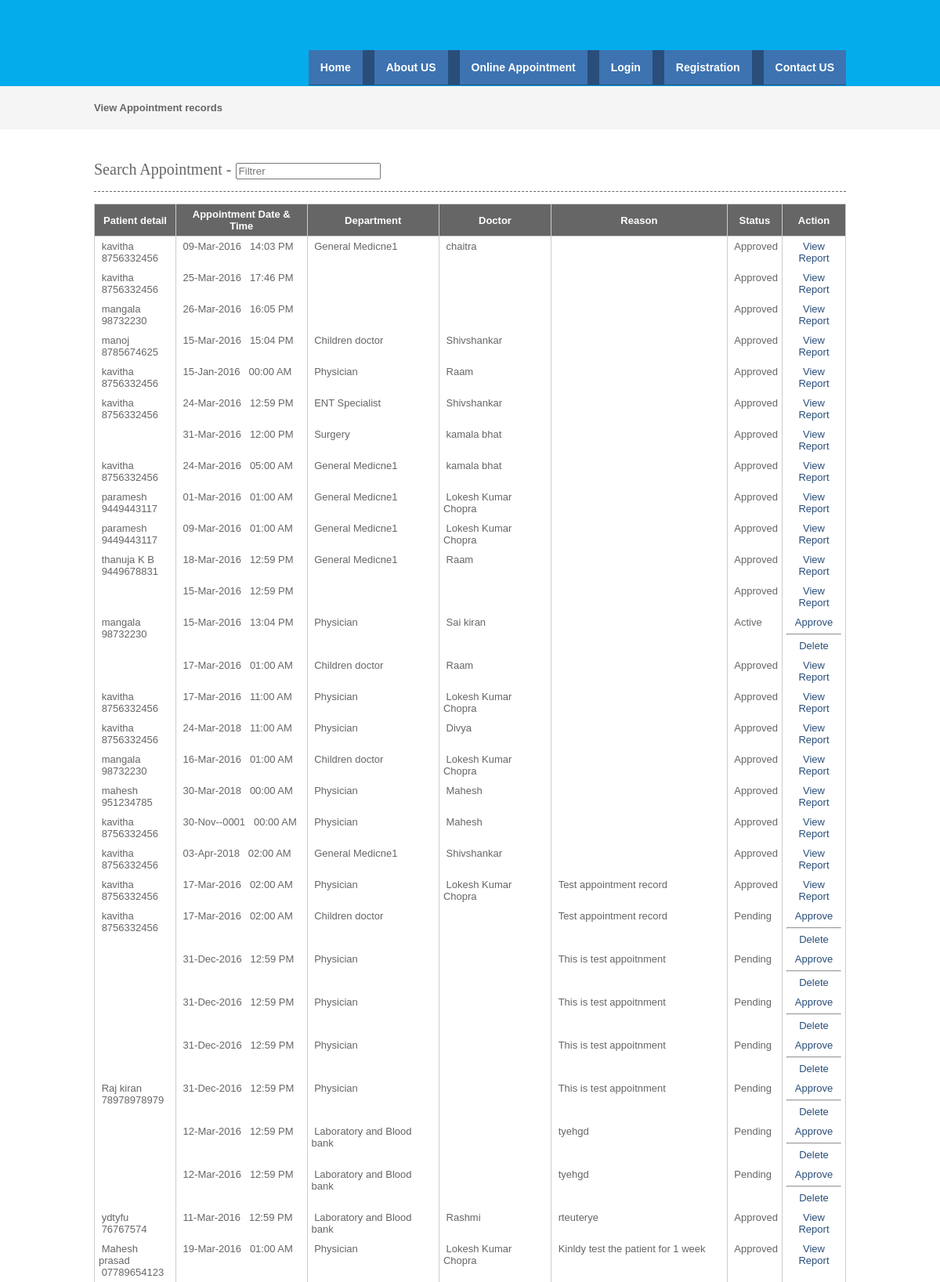
Page /viewappointment.php (upper part) on the committed database.
### tables this page shows
CREATE TABLE `appointment` (
  `appointmentid` int(10) NOT NULL,
  `appointmenttype` varchar(25) NOT NULL,
  `patientid` int(10) NOT NULL,
  `roomid` int(10) NULL,
  `departmentid` int(10) NOT NULL,
  `appointmentdate` date NOT NULL,
  `appointmenttime` time NOT NULL,
  `doctorid` int(10) NOT NULL,
  `status` varchar(10) NOT NULL,
  `app_reason` text NOT NULL
);

CREATE TABLE `patient` (
  `patientid` int(10) NOT NULL,
  `patientname` varchar(50) NOT NULL,
  `admissiondate` date NOT NULL,
  `admissiontime` time NOT NULL,
  `address` varchar(250) NOT NULL,
  `mobileno` varchar(15) NOT NULL,
  `city` varchar(25) NOT NULL,
  `pincode` varchar(20) NOT NULL,
  `loginid` varchar(50) NOT NULL,
  `password` varchar(25) NOT NULL,
  `bloodgroup` varchar(20) NOT NULL,
  `gender` varchar(10) NOT NULL,
  `dob` date NOT NULL,
  `status` varchar(10) NOT NULL
);

CREATE TABLE `department` (
  `departmentid` int(10) NOT NULL,
  `departmentname` varchar(100) NOT NULL,
  `description` text NOT NULL,
  `status` varchar(10) NOT NULL
);

CREATE TABLE `doctor` (
  `doctorid` int(10) NOT NULL,
  `doctorname` varchar(50) NOT NULL,
  `mobileno` varchar(15) NOT NULL,
  `departmentid` int(10) NOT NULL,
  `loginid` varchar(25) NOT NULL,
  `password` varchar(25) NOT NULL,
  `status` varchar(10) NOT NULL,
  `education` varchar(25) NOT NULL,
  `experience` float(11,1) NOT NULL,
  `consultancy_charge` float(10,2) NOT NULL
);

### viewappointment.php (the view, shortened to what this page needs)
<?php
include("header.php");
include("dbconnection.php");
?>
<div class="wrapper col2">
  <div id="breadcrumb">
    <ul>
      <li class="first">View Appointment records</li></ul>
  </div>
</div>
<div class="wrapper col4">
  <div id="container">
   <section class="container">
<h2>Search Appointment - <input type="search" class="light-table-filter" data-table="order-table" placeholder="Filtrer" /></h2>
    <table class="order-table">
      <thead>
        <tr>
          <th>Patient detail</th>
          <th>Appointment Date &  Time</th>
          <th>Department</th>
          <th>Doctor</th>
          <th>Reason</th>
          <th>Status</th>
          <th><div align="center">Action</div></th>
        </tr>
        </thead>
        <tbody>
          <?php
		$sql ="SELECT * FROM appointment WHERE (status !='')";
		$qsql = mysqli_query($con,$sql);
		while($rs = mysqli_fetch_array($qsql))
		{
			$sqlpat = "SELECT * FROM patient WHERE patientid='$rs[patientid]'";
			$qsqlpat = mysqli_query($con,$sqlpat);
			$rspat = mysqli_fetch_array($qsqlpat);
			$sqldept = "SELECT * FROM department WHERE departmentid='$rs[departmentid]'";
			$qsqldept = mysqli_query($con,$sqldept);
			$rsdept = mysqli_fetch_array($qsqldept);
			$sqldoc= "SELECT * FROM doctor WHERE doctorid='$rs[doctorid]'";
			$qsqldoc = mysqli_query($con,$sqldoc);
			$rsdoc = mysqli_fetch_array($qsqldoc);
        echo "<tr>
          <td>&nbsp;$rspat[patientname]<br>&nbsp;$rspat[mobileno]</td>
			 <td>&nbsp;" . date("d-M-Y",strtotime($rs[appointmentdate])) . " &nbsp; " . date("H:i A",strtotime($rs[appointmenttime])) . "</td>
		    <td>&nbsp;$rsdept[departmentname]</td>
			   <td>&nbsp;$rsdoc[doctorname]</td>
			    <td>&nbsp;$rs[app_reason]</td>
			    <td>&nbsp;$rs[status]</td>
          <td><div align='center'>";
		  if($rs[status] != "Approved")
		  {
				  if(!(isset($_SESSION['patientid'])))
				  {
						  echo "<a href='appointmentapproval.php?editid=$rs[appointmentid]'>Approve</a><hr>";
				  }
				 echo "  <a href='viewappointment.php?delid=$rs[appointmentid]'>Delete</a>";
		  }
		  else
		  {
				echo "<a href='patientreport.php?patientid=$rs[patientid]&appointmentid=$rs[appointmentid]'>View Report</a>";
		  }
		 echo "</center></td></tr>";
		}
		?>
      </tbody>
    </table>
    </section>
  </div>
</div>
<?php
include("footer.php");
?>

### layout/styles/layout.css (style rules this page uses)
html { overflow-y:scroll; }
body { margin:0; padding:0; font-size:13px; font-family:verdana, Arial, Helvetica, sans-serif; color:#FFFFFF; background-color:#4F473A; }
a { outline:none; text-decoration:none; }
div.wrapper { display:block; width:100%; margin:0; text-align:left; }
.col2 { color:#666666; background-color:#F5F5F5; }
.col3, .col4 { color:#666666; background-color:#FFFFFF; }
#head, #gallery, #breadcrumb, #container, #footer { display:block; position:relative; width:960px; margin:0 auto; }
#breadcrumb { padding:20px 0; }
#breadcrumb ul { margin:0; padding:0; list-style:none; }
#breadcrumb ul li { display:inline; }
#breadcrumb ul li.first { font-weight:bold; }
#container { padding:40px 0; }
#container h1, #container h2, #container h3, #container h4, #container h5, #container h6 { margin:0 0 15px 0; padding:0 0 15px 0; line-height:normal; font-weight:normal; font-size:20px; font-family:Georgia, "Times New Roman", Times, serif; border-bottom:1px dashed #666666; }
#container a { color:#294E79; background-color:#FFFFFF; }

### layout/styles/tables.css (style rules this page uses)
table { width:100%; border-collapse:collapse; table-layout:auto; vertical-align:top; margin-bottom:15px; border:1px solid #CCCCCC; }
table thead th { color:#FFFFFF; background-color:#666666; border:1px solid #CCCCCC; border-collapse:collapse; text-align:center; table-layout:auto; vertical-align:middle; }
table tbody td { vertical-align:top; border-collapse:collapse; border-left:1px solid #CCCCCC; border-right:1px solid #CCCCCC; }
table thead th, table tbody td { padding:5px; border-collapse:collapse; }

### rows in the picture
appointment: patientid.patientname "kavitha", patientid.mobileno "8756332456", appointmentdate "09-Mar-2016", appointmenttime "14:03 PM", departmentid.departmentname "General Medicne1", doctorid.doctorname "chaitra", status "Approved"
appointment: patientid.patientname "kavitha", patientid.mobileno "8756332456", appointmentdate "25-Mar-2016", appointmenttime "17:46 PM", status "Approved"
appointment: patientid.patientname "mangala", patientid.mobileno "98732230", appointmentdate "26-Mar-2016", appointmenttime "16:05 PM", status "Approved"
appointment: patientid.patientname "manoj", patientid.mobileno "8785674625", appointmentdate "15-Mar-2016", appointmenttime "15:04 PM", departmentid.departmentname "Children doctor", doctorid.doctorname "Shivshankar", status "Approved"
appointment: patientid.patientname "kavitha", patientid.mobileno "8756332456", appointmentdate "15-Jan-2016", appointmenttime "00:00 AM", departmentid.departmentname "Physician", doctorid.doctorname "Raam", status "Approved"
appointment: patientid.patientname "kavitha", patientid.mobileno "8756332456", appointmentdate "24-Mar-2016", appointmenttime "12:59 PM", departmentid.departmentname "ENT Specialist", doctorid.doctorname "Shivshankar", status "Approved"
appointment: appointmentdate "31-Mar-2016", appointmenttime "12:00 PM", departmentid.departmentname "Surgery", doctorid.doctorname "kamala bhat", status "Approved"
appointment: patientid.patientname "kavitha", patientid.mobileno "8756332456", appointmentdate "24-Mar-2016", appointmenttime "05:00 AM", departmentid.departmentname "General Medicne1", doctorid.doctorname "kamala bhat", status "Approved"
appointment: patientid.patientname "paramesh", patientid.mobileno "9449443117", appointmentdate "01-Mar-2016", appointmenttime "01:00 AM", departmentid.departmentname "General Medicne1", doctorid.doctorname "Lokesh Kumar Chopra", status "Approved"
appointment: patientid.patientname "paramesh", patientid.mobileno "9449443117", appointmentdate "09-Mar-2016", appointmenttime "01:00 AM", departmentid.departmentname "General Medicne1", doctorid.doctorname "Lokesh Kumar Chopra", status "Approved"
appointment: patientid.patientname "thanuja K B", patientid.mobileno "9449678831", appointmentdate "18-Mar-2016", appointmenttime "12:59 PM", departmentid.departmentname "General Medicne1", doctorid.doctorname "Raam", status "Approved"
appointment: appointmentdate "15-Mar-2016", appointmenttime "12:59 PM", status "Approved"
appointment: patientid.patientname "mangala", patientid.mobileno "98732230", appointmentdate "15-Mar-2016", appointmenttime "13:04 PM", departmentid.departmentname "Physician", doctorid.doctorname "Sai kiran", status "Active"
appointment: appointmentdate "17-Mar-2016", appointmenttime "01:00 AM", departmentid.departmentname "Children doctor", doctorid.doctorname "Raam", status "Approved"
appointment: patientid.patientname "kavitha", patientid.mobileno "8756332456", appointmentdate "17-Mar-2016", appointmenttime "11:00 AM", departmentid.departmentname "Physician", doctorid.doctorname "Lokesh Kumar Chopra", status "Approved"
appointment: patientid.patientname "kavitha", patientid.mobileno "8756332456", appointmentdate "24-Mar-2018", appointmenttime "11:00 AM", departmentid.departmentname "Physician", doctorid.doctorname "Divya", status "Approved"
appointment: patientid.patientname "mangala", patientid.mobileno "98732230", appointmentdate "16-Mar-2016", appointmenttime "01:00 AM", departmentid.departmentname "Children doctor", doctorid.doctorname "Lokesh Kumar Chopra", status "Approved"
appointment: patientid.patientname "mahesh", patientid.mobileno "951234785", appointmentdate "30-Mar-2018", appointmenttime "00:00 AM", departmentid.departmentname "Physician", doctorid.doctorname "Mahesh", status "Approved"
appointment: patientid.patientname "kavitha", patientid.mobileno "8756332456", appointmentdate "30-Nov--0001", appointmenttime "00:00 AM", departmentid.departmentname "Physician", doctorid.doctorname "Mahesh", status "Approved"
appointment: patientid.patientname "kavitha", patientid.mobileno "8756332456", appointmentdate "03-Apr-2018", appointmenttime "02:00 AM", departmentid.departmentname "General Medicne1", doctorid.doctorname "Shivshankar", status "Approved"
appointment: patientid.patientname "kavitha", patientid.mobileno "8756332456", appointmentdate "17-Mar-2016", appointmenttime "02:00 AM", departmentid.departmentname "Physician", doctorid.doctorname "Lokesh Kumar Chopra", app_reason "Test appointment record", status "Approved"
appointment: patientid.patientname "kavitha", patientid.mobileno "8756332456", appointmentdate "17-Mar-2016", appointmenttime "02:00 AM", departmentid.departmentname "Children doctor", app_reason "Test appointment record", status "Pending"
appointment: appointmentdate "31-Dec-2016", appointmenttime "12:59 PM", departmentid.departmentname "Physician", app_reason "This is test appoitnment", status "Pending"
appointment: appointmentdate "31-Dec-2016", appointmenttime "12:59 PM", departmentid.departmentname "Physician", app_reason "This is test appoitnment", status "Pending"
appointment: appointmentdate "31-Dec-2016", appointmenttime "12:59 PM", departmentid.departmentname "Physician", app_reason "This is test appoitnment", status "Pending"
appointment: patientid.patientname "Raj kiran", patientid.mobileno "78978978979", appointmentdate "31-Dec-2016", appointmenttime "12:59 PM", departmentid.departmentname "Physician", app_reason "This is test appoitnment", status "Pending"
appointment: appointmentdate "12-Mar-2016", appointmenttime "12:59 PM", departmentid.departmentname "Laboratory and Blood bank", app_reason "tyehgd", status "Pending"
appointment: appointmentdate "12-Mar-2016", appointmenttime "12:59 PM", departmentid.departmentname "Laboratory and Blood bank", app_reason "tyehgd", status "Pending"
appointment: patientid.patientname "ydtyfu", patientid.mobileno "76767574", appointmentdate "11-Mar-2016", appointmenttime "12:59 PM", departmentid.departmentname "Laboratory and Blood bank", doctorid.doctorname "Rashmi", app_reason "rteuterye", status "Approved"
appointment: patientid.patientname "Mahesh prasad", patientid.mobileno "07789654123", appointmentdate "19-Mar-2016", appointmenttime "01:00 AM", departmentid.departmentname "Physician", doctorid.doctorname "Lokesh Kumar Chopra", app_reason "Kinldy test the patient for 1 week", status "Approved"
